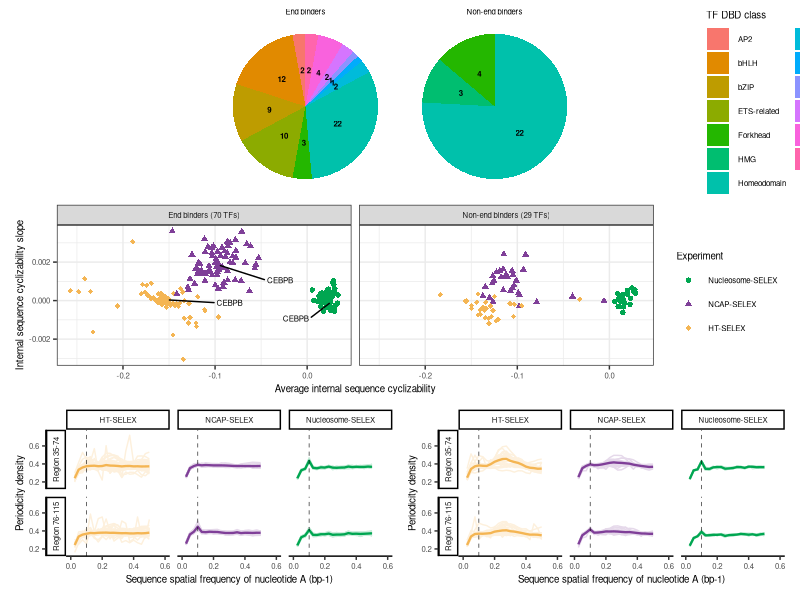
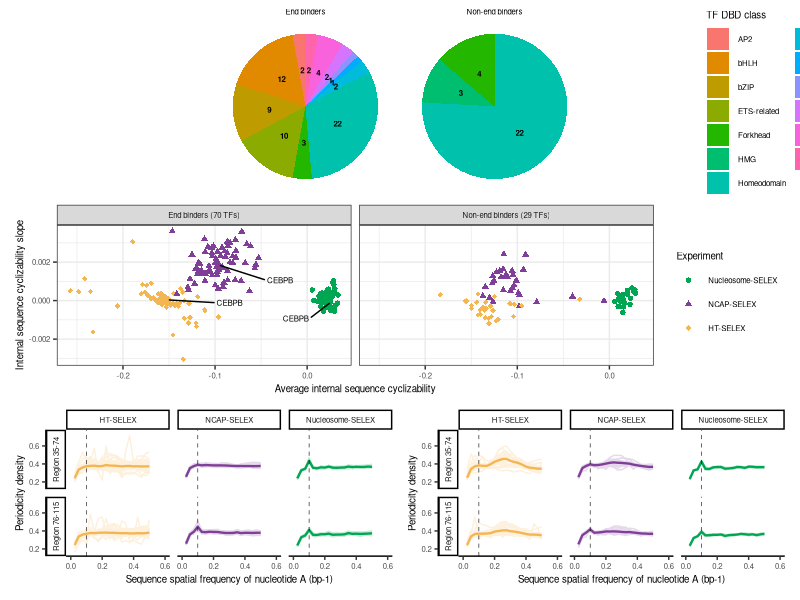

These figures' R source, in order:
library(ggplot2)
library(patchwork)
library(dplyr)
library(tidyr)
library(ggrepel)

# Panel a-b

tf_list = read.csv('../data/tf_DBD_class.csv')
ht_thres_tfs = read.csv('../data/ht_thres_TF.csv')
end_binders = read.csv('../data/end_binding.csv')
non_binders = read.csv('../data/non_end_binding.csv')

end_binders_pie=tf_list %>% filter(TF %in% ht_thres_tfs$x) %>% filter(TF %in% end_binders$tf) %>% group_by(DBD.Class) %>% summarise(count=n())
non_binders_pie=tf_list %>% filter(TF %in% ht_thres_tfs$x) %>% filter(TF %in% non_binders$tf) %>% group_by(DBD.Class) %>% summarise(count=n())


end_binders_pie$percent = end_binders_pie$count/sum(end_binders_pie$count)
non_binders_pie$percent = non_binders_pie$count/sum(non_binders_pie$count)

end_binders_pie$class = "End binders"
non_binders_pie$class = "Non-end binders"


panel_ab=ggplot(rbind(end_binders_pie, non_binders_pie),aes(x = factor(1),y=percent, fill=DBD.Class)) + 
  facet_wrap(~class) + 
  geom_bar(width = 1, stat = "identity") + 
  coord_polar(theta="y")+
  labs(fill="TF DBD class")+
  geom_text(aes(label = count), size=2,
            position = position_stack(vjust = 0.5),
            fontface="bold")+theme_void()+
  theme(text=element_text(size=7), title=element_text(size=7))+
  guides(fill=guide_legend(ncol=2))

# Panel c-d
slope_avg_plot_df = read.csv("../data/SELEX_cyc_slope_avg.csv")
labeling_TF = c("CEBPB")
slope_avg_plot_df$label = ifelse(slope_avg_plot_df$tf %in% labeling_TF,slope_avg_plot_df$tf,"" )

slope_avg_plot_df = slope_avg_plot_df %>% filter(tf %in% ht_thres_tfs$x)%>% filter(tf %in% non_binders$tf | tf %in% end_binders$tf)
slope_avg_plot_df$end = ifelse(slope_avg_plot_df$tf %in% end_binders$tf, "End binders (70 TFs)", "Non-end binders (29 TFs)")
panel_cd=ggplot(slope_avg_plot_df, aes(x=avg, y=slope, group=group, color=group, shape=group, label=label))+
  geom_point(size=1.5)+theme_bw()+
  scale_color_manual(values=c("#00A651", "#7F3F98", "#f4b553"),
                     breaks=c('Nucleosome-SELEX', 
                              'NCAP-SELEX', 
                              'HT-SELEX'))+
  scale_shape_manual(values=c(16,17,18),
                     breaks=c('Nucleosome-SELEX', 
                              'NCAP-SELEX', 
                              'HT-SELEX'))+
  labs(x = "Average internal sequence cyclizability", y="Internal sequence cyclizability slope",
       color="Experiment", shape="Experiment")+
  geom_text_repel(size=2,box.padding = 0.5, max.overlaps = Inf, show.legend = F, color="black")+
  facet_grid(cols=vars(end))+
  theme(text=element_text(size=7), title=element_text(size=7))


# Panel e
all_left_fft = read.csv("../data/SELEX_fft_A_35_74.csv")
all_right_fft = read.csv("../data/SELEX_fft_A_76_115.csv")

all_left_fft = all_left_fft %>% filter(TF %in% ht_thres_tfs$x) %>% filter(TF %in% end_binders$tf)
all_right_fft = all_right_fft %>% filter(TF %in% ht_thres_tfs$x) %>% filter(TF %in% end_binders$tf)

average_left = all_left_fft %>% group_by(x, library) %>% summarize(avg=mean(spectrum.density))
average_left$TF = "Mean"
average_left$pos = "Region 35-74"

average_right = all_right_fft %>% group_by(x, library) %>% summarize(avg=mean(spectrum.density))
average_right$TF = "Mean"
average_right$pos = "Region 76-115"

rect_df = rbind(all_left_fft, all_right_fft) %>% group_by(library, pos) %>% summarise(spectrum.density=mean(spectrum.density))
rect_df$TF = "rect"
rect_df$x=0

panel_e=ggplot(rbind(all_left_fft, all_right_fft) , aes(x=x, y=spectrum.density, group=TF, color=library))+
  facet_grid(cols=vars(library), rows=vars(pos),switch="y")+
  geom_line(show.legend = F)+
  geom_rect(data=rect_df, aes(xmin=0, xmax=0.6, ymin=0.15, ymax=0.75), alpha=0.8, color=NA, fill="white")+
  geom_line(data=rbind(average_left, average_right), aes(x=x, y=avg), linewidth=0.8,alpha=1,show.legend = F)+
  labs(x="Sequence spatial frequency of nucleotide A (bp-1)",
       y="Periodicity density")+
  scale_color_manual(values=c("#00A651", "#7F3F98", "#f4b553"),
                     breaks=c('Nucleosome-SELEX', 
                              'NCAP-SELEX', 
                              'HT-SELEX'))+theme_classic()+
  geom_vline(xintercept = 0.1, linewidth=0.2, linetype="dashed")+
  theme(text=element_text(size=7), title=element_text(size=7))

# Panel f
all_left_fft = read.csv("../data/SELEX_fft_A_35_74.csv")
all_right_fft = read.csv("../data/SELEX_fft_A_76_115.csv")

all_left_fft = all_left_fft %>% filter(TF %in% ht_thres_tfs$x) %>% filter(TF %in% non_binders$tf)
all_right_fft = all_right_fft %>% filter(TF %in% ht_thres_tfs$x) %>% filter(TF %in% non_binders$tf)

average_left = all_left_fft %>% group_by(x, library) %>% summarize(avg=mean(spectrum.density))
average_left$TF = "Mean"
average_left$pos = "Region 35-74"

average_right = all_right_fft %>% group_by(x, library) %>% summarize(avg=mean(spectrum.density))
average_right$TF = "Mean"
average_right$pos = "Region 76-115"

rect_df = rbind(all_left_fft, all_right_fft) %>% group_by(library, pos) %>% summarise(spectrum.density=mean(spectrum.density))
rect_df$TF = "rect"
rect_df$x=0

panel_f=ggplot(rbind(all_left_fft, all_right_fft), aes(x=x, y=spectrum.density, group=TF, color=library))+
  facet_grid(cols=vars(library), rows=vars(pos),switch="y")+
  geom_line(show.legend = F)+
  geom_rect(data=rect_df, aes(xmin=0, xmax=0.6, ymin=0.15, ymax=0.75), alpha=0.8, color=NA, fill="white")+
  geom_line(data=rbind(average_left, average_right), aes(x=x, y=avg), linewidth=0.8,alpha=1,show.legend = F)+
  labs(x="Sequence spatial frequency of nucleotide A (bp-1)",
       y="Periodicity density")+
  scale_color_manual(values=c("#00A651", "#7F3F98", "#f4b553"),
                     breaks=c('Nucleosome-SELEX', 
                              'NCAP-SELEX', 
                              'HT-SELEX'))+theme_classic()+
  geom_vline(xintercept = 0.1, linewidth=0.2, linetype="dashed")+
  theme(text=element_text(size=7), title=element_text(size=7))

design <- "
  11
  22
  34
"
free(panel_ab)+free(panel_cd)+panel_e+panel_f+plot_layout(design=design, heights = c(1.5,1.5,1))
ggsave("SuppFig11.png", width=180, height=170, units = "mm")
